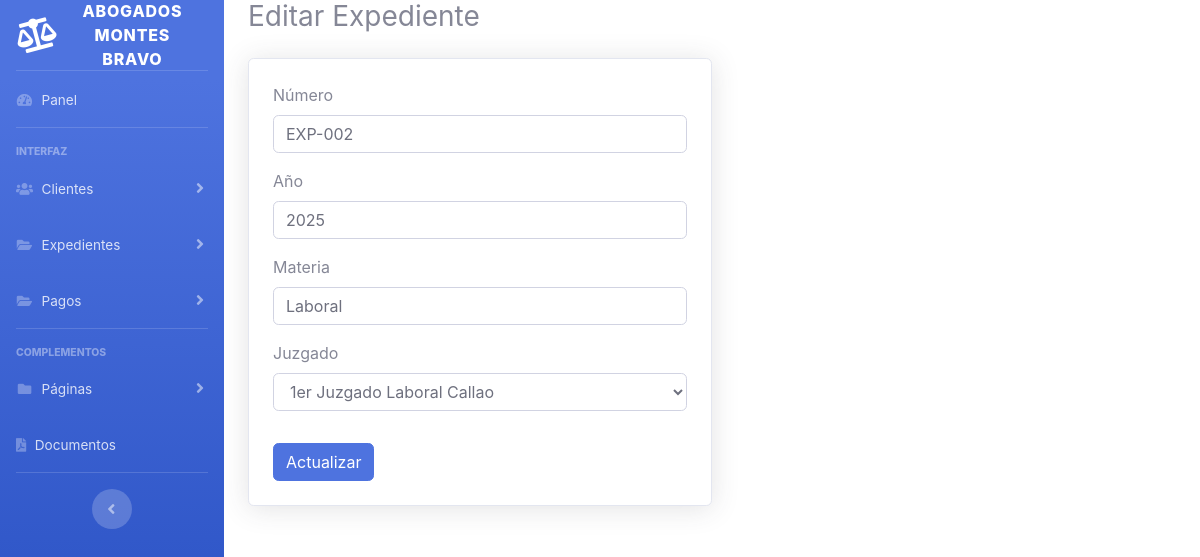
The page /expedientes_edit.php?id=2 on the database its author committed.
### tables this page shows
CREATE TABLE `expediente` (
  `id_expediente` int(11) NOT NULL,
  `numero_expediente` varchar(20) NOT NULL,
  `anio_expediente` year(4) NOT NULL,
  `materia` varchar(100) NOT NULL,
  `estado_proceso` varchar(50) DEFAULT NULL,
  `id_juzgado` int(11) NOT NULL,
  `id_cliente` int(11) NOT NULL,
  `fecha_inicio` date DEFAULT NULL
);

CREATE TABLE `juzgado` (
  `id_juzgado` int(11) NOT NULL,
  `id_corte` int(11) NOT NULL,
  `nombre_juzgado` varchar(100) NOT NULL,
  `tipo_juzgado` varchar(50) DEFAULT NULL
);

### expedientes_edit.php (the view, shortened to what this page needs)
<?php
include 'includes/header.php';
include 'includes/sidebar.php';
include 'db.php';
$id = $_GET['id'];
$exp = $conexion->query("SELECT * FROM expediente WHERE id_expediente = $id")->fetch_assoc();
$juzgados = $conexion->query("SELECT * FROM juzgado");
?>
<div class="container-fluid">
<h1 class="h3 mb-4">Editar Expediente</h1>
<div class="card shadow col-md-6 p-4">
<form action="expedientes_update.php" method="POST">
    <div class="form-group">
        <label>Número</label>
        <input name="numero_expediente" class="form-control"
               value="<?= $exp['numero_expediente'] ?>" required>
    </div>
    <div class="form-group">
        <label>Año</label>
        <input name="anio_expediente" type="number" class="form-control"
               value="<?= $exp['anio_expediente'] ?>" required>
    </div>
    <div class="form-group">
        <label>Materia</label>
        <input name="materia" class="form-control"
               value="<?= $exp['materia'] ?>" required>
    </div>
    <div class="form-group">
        <label>Juzgado</label>
        <select name="id_juzgado" class="form-control" required>
            <?php while($j = $juzgados->fetch_assoc()): ?>
                <option value="<?= $j['id_juzgado'] ?>"
                    <?= $j['id_juzgado'] == $exp['id_juzgado'] ? 'selected' : '' ?>>
                    <?= $j['nombre_juzgado'] ?>
                </option>
            <?php endwhile; ?>
        </select>
    </div>
    <button class="btn btn-primary mt-3">Actualizar</button>
</form>
</div>
</div>
<?php include 'includes/footer.php'; ?>

### rows shown on the page
expediente: numero_expediente "EXP-002", anio_expediente "2025", materia "Laboral", id_juzgado "1er Juzgado Laboral Callao"
